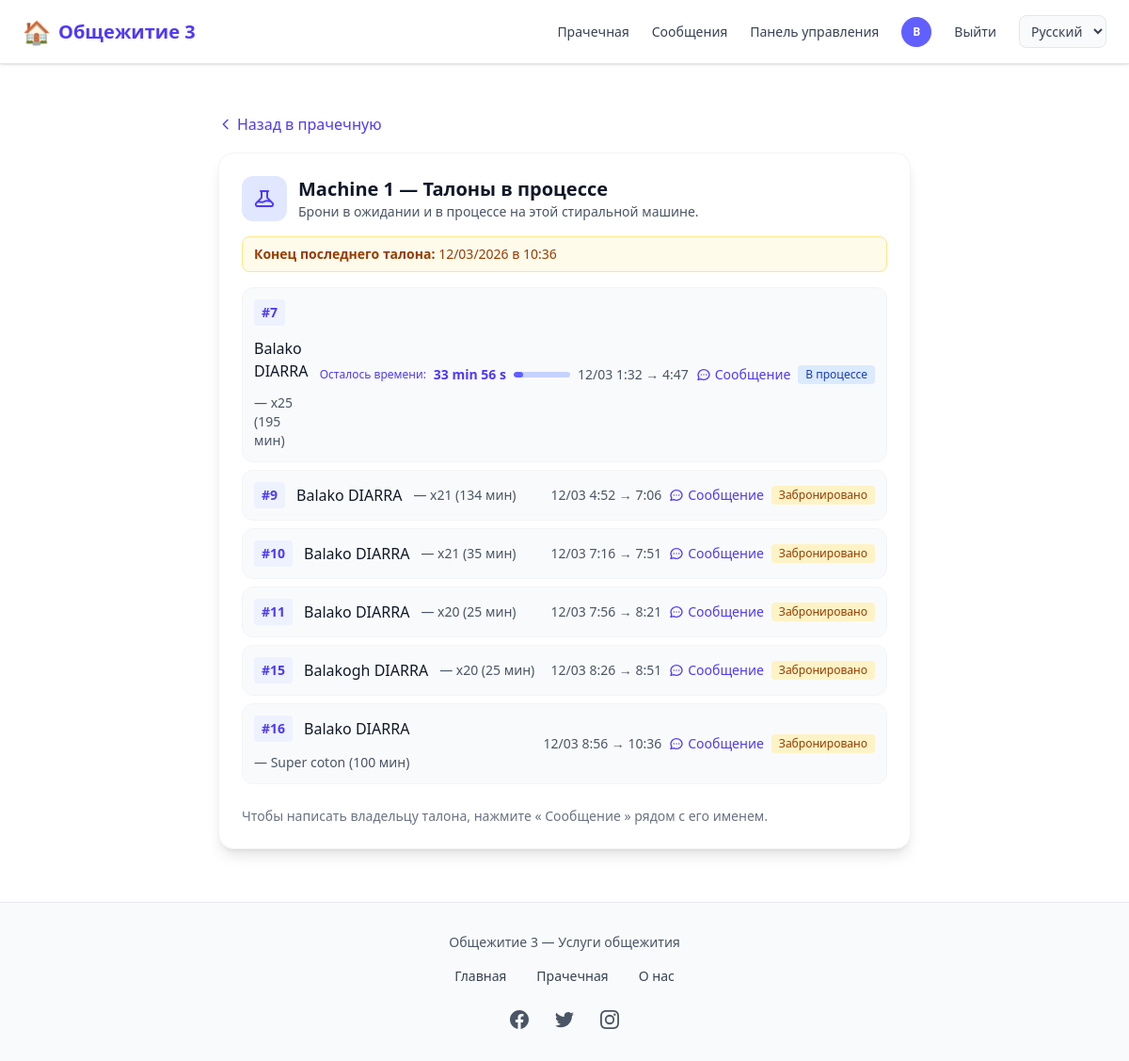
The page /laverie/machine/1/tickets/ (signed in) on the database its author committed.
### comptes/models.py (models this page shows, shortened)
class CustomUser(AbstractUser):
    USER_TYPES = (
        ('ADMIN', 'Administrateur'),
        ('client', 'Client'),
        ('vendeur', 'Vendeur'),
        ('coursier', 'Coursier'),
    )
    user_type = models.CharField(max_length=22, choices=USER_TYPES, default="client")
    email = models.EmailField('Adresse email', unique=True,max_length=50)
    telephone = models.CharField(max_length=20, unique=True, blank=True)
    photo = models.ImageField(upload_to=user_photo_upload_to, null=True, blank=True)
    is_premium = models.BooleanField(default=False)
    GENRE = (('masculin', 'Masculin'), ('feminin', 'Féminin'))
    genre = models.CharField(max_length=22, choices=GENRE, null=True, blank=True)
    date_inscription = models.DateField(auto_now_add=True)
    latitude = models.DecimalField(max_digits=9, decimal_places=6, blank=True, null=True)
    longitude = models.DecimalField(max_digits=9, decimal_places=6, blank=True, null=True)
    last_activity = models.DateTimeField(null=True, blank=True, verbose_name="Dernière activité")
    REQUIRED_FIELDS = ['email', 'user_type']

### laverie/models.py (models this page shows, shortened)
class Machine(models.Model):
    nom = models.CharField(max_length=100, help_text="Ex: Machine 1, Lave-linge A")
    ordre = models.PositiveSmallIntegerField(default=0, help_text="Ordre d'affichage")
    active = models.BooleanField(default=True)
    date_creation = models.DateTimeField(auto_now_add=True)
    class Meta:
        ordering = ['ordre', 'nom']

class Reservation(models.Model):
    STATUT_CHOICES = [
        ('reserve', _('Reserved')),
        ('en_cours', _('In progress')),
        ('termine', _('Completed')),
        ('annule', _('Cancelled')),
    ]
    utilisateur = models.ForeignKey(
        settings.AUTH_USER_MODEL,
        on_delete=models.CASCADE,
        related_name='reservations_laverie'
    )
    machine = models.ForeignKey(Machine, on_delete=models.CASCADE, related_name='reservations')
    fonction = models.ForeignKey(
        FonctionMachine,
        on_delete=models.CASCADE,
        related_name='reservations',
        null=True,
        blank=True
    )
    debut = models.DateTimeField()
    fin = models.DateTimeField()
    statut = models.CharField(max_length=20, choices=STATUT_CHOICES, default='reserve')
    date_creation = models.DateTimeField(auto_now_add=True)
    numero = models.PositiveIntegerField(
        unique=True,
        null=True,
        blank=True,
        help_text="Numéro de ticket (séquentiel, affiché à l'utilisateur)",
    )
    class Meta:
        ordering = ['-debut']
    def duree_minutes(self):
        if self.debut and self.fin:
            delta = self.fin - self.debut
            return int(delta.total_seconds() / 60)
        if self.fonction:
            return self.fonction.duree_minutes
        return 0
    @classmethod
    def marquer_tickets_termines(cls):
        from django.utils import timezone
        now = timezone.now()
        return cls.objects.filter(
            statut__in=('reserve', 'en_cours'),
            fin__lt=now,
        ).update(statut='termine')
    @classmethod
    def marquer_tickets_en_cours(cls):
        from django.utils import timezone
        now = timezone.now()
        return cls.objects.filter(
            statut='reserve',
            debut__lte=now,
            fin__gte=now,
        ).update(statut='en_cours')

class FonctionMachine(models.Model):
    machine = models.ForeignKey(Machine, on_delete=models.CASCADE, related_name='fonctions')
    nom = models.CharField(max_length=80, help_text="Ex: Coton, Jeans, Délicat")
    duree_minutes = models.PositiveIntegerField(help_text="Durée du cycle en minutes")
    ordre = models.PositiveSmallIntegerField(default=0)
    active = models.BooleanField(default=True)
    class Meta:
        ordering = ['machine', 'ordre', 'nom']
        unique_together = [['machine', 'nom']]

### laverie/views.py (the view)
# urls.py: path('machine/<int:pk>/tickets/', views.tickets_machine, name='tickets_machine'),
@login_required
def tickets_machine(request, pk):
    Reservation.marquer_tickets_termines()
    Reservation.marquer_tickets_en_cours()
    machine = get_object_or_404(Machine, pk=pk, active=True)
    now = timezone.now()
    tickets = list(
        Reservation.objects.filter(
            machine=machine,
            statut__in=('reserve', 'en_cours'),
            fin__gt=now,
        )
        .select_related('utilisateur', 'fonction')
        .order_by('debut')
    )
    fin_dernier = max((r.fin for r in tickets), default=None)
    return render(request, 'laverie/tickets_machine.html', {
        'machine': machine,
        'tickets': tickets,
        'fin_dernier_ticket': fin_dernier,
        'user_display_default': _('User'),
    })

### comptes/context_processors.py (called while the page is built)
def laverie_i18n_context(request):
    lang = getattr(request, 'LANGUAGE_CODE', None) or 'ru'
    return {'laverie_i18n': LAVERIE_I18N.get(lang, LAVERIE_I18N['en'])}

def notifications_context(request):
    context = {
        'pending_orders_count': 0,
        'packaged_orders_count': 0,
        'unread_messages_count': 0,
    }
    if request.user.is_authenticated:
        from chat.models import Message, Conversation
        conversations = Conversation.objects.filter(
            Q(participant1=request.user) | Q(participant2=request.user)
        )
        context['unread_messages_count'] = Message.objects.filter(
            Q(conversation__in=conversations) & ~Q(sender=request.user),
            lu=False
        ).count()
    return context

### templates/laverie/tickets_machine.html (shortened to what this page needs)
{% extends 'home.html' %}
{% load static %}
{% load i18n %}
{% block contenu %}
<div class="max-w-3xl mx-auto py-4 sm:py-6 px-3 sm:px-4">
    <div class="mb-4">
        <a href="{% url 'laverie:accueil' %}" class="text-indigo-600 hover:text-indigo-700 font-medium inline-flex items-center gap-1">
            <svg class="w-4 h-4" fill="none" stroke="currentColor" viewBox="0 0 24 24"><path stroke-linecap="round" stroke-linejoin="round" stroke-width="2" d="M15 19l-7-7 7-7"/></svg>
            {% trans "Back to laundry room" %}
        </a>
    </div>
    <div class="bg-white rounded-2xl shadow-lg border border-gray-100 p-6">
        <div class="flex items-center gap-3 mb-4">
            <div class="w-12 h-12 rounded-xl bg-indigo-100 flex items-center justify-center">
            </div>
            <div>
                <h1 class="text-xl font-bold text-gray-900">{{ machine.nom }} — {% trans "Tickets in progress" %}</h1>
                <p class="text-sm text-gray-600">{% trans "Reservations waiting and in progress on this machine." %}</p>
            </div>
        </div>
        {% if fin_dernier_ticket %}
        <p class="text-sm text-amber-800 bg-amber-50 border border-amber-200 rounded-lg px-3 py-2 mb-4">
            <strong>{% trans "End of last ticket:" %}</strong> {{ fin_dernier_ticket|date:"d/m/Y" }} {% trans "at" %} {{ fin_dernier_ticket|time }}
        </p>
        {% endif %}
        {% if tickets %}
        <ul class="space-y-2">
            {% for r in tickets %}
            <li class="flex flex-wrap items-center justify-between gap-2 p-3 rounded-xl border border-gray-100 bg-gray-50 hover:bg-gray-100 transition">
                <div class="flex items-center gap-3 flex-wrap flex-1 min-w-0">
                    <span class="font-bold text-indigo-600 bg-indigo-50 px-2 py-1 rounded text-sm">#{{ r.numero|default:r.pk }}</span>
                    <span class="font-medium text-gray-900">{{ r.utilisateur.get_full_name|default:user_display_default }}</span>
                    <span class="text-sm text-gray-600">— {{ r.fonction.nom|default:"—" }} ({{ r.duree_minutes }} {% trans "min" %})</span>
                </div>
                {% if r.statut == 'en_cours' %}
                <div class="countdown-ticket w-full sm:w-auto sm:min-w-[140px] flex items-center gap-2 order-last sm:order-none" data-end="{{ r.fin|date:'c' }}" data-duration-minutes="{{ r.duree_minutes }}">
                    <span class="text-xs text-indigo-600 font-medium whitespace-nowrap">{% trans "Time remaining" %}:</span>
                    <span class="countdown-display font-bold text-indigo-600 tabular-nums text-sm">--</span>
                    <div class="flex-1 min-w-[60px] h-1.5 bg-indigo-200 rounded-full overflow-hidden">
                        <div class="countdown-bar h-full bg-indigo-500 rounded-full transition-all duration-1000 ease-linear" style="width: 100%"></div>
                    </div>
                </div>
                {% endif %}
                <div class="text-sm text-gray-600">
                    {{ r.debut|date:"d/m" }} {{ r.debut|time }} → {{ r.fin|time }}
                </div>
                <div class="flex items-center gap-2">
                    <a href="{% url 'chat:conversation_with_user' r.utilisateur_id %}" class="text-indigo-600 hover:text-indigo-700 text-sm font-medium inline-flex items-center gap-1" title="{% trans 'Send a message' %}">
                        <svg class="w-4 h-4" fill="none" stroke="currentColor" viewBox="0 0 24 24"><path stroke-linecap="round" stroke-linejoin="round" stroke-width="2" d="M8 12h.01M12 12h.01M16 12h.01M21 12c0 4.418-4.03 8-9 8a9.863 9.863 0 01-4.255-.949L3 20l1.395-3.72C3.512 15.042 3 13.574 3 12c0-4.418 4.03-8 9-8s9 3.582 9 8z"/></svg>
                        {% trans "Message" %}
                    </a>
                    <span class="px-2 py-0.5 rounded text-xs font-medium
                        {% if r.statut == 'reserve' %}bg-amber-100 text-amber-800
                        {% else %}bg-blue-100 text-blue-800{% endif %}">
                        {{ r.get_statut_display }}
                    </span>
                </div>
            </li>
            {% endfor %}
        </ul>
        {% endif %}
        <p class="mt-6 text-sm text-gray-500">
            {% trans "To exchange with a ticket owner, click « Message » next to their name to open the chat." %}
        </p>
    </div>
</div>
{% endblock %}

### templates/nav_footer/nav.html (shortened to what this page needs)
{% load static %}
{% load i18n %}
<nav class="hidden md:flex fixed top-0 left-0 w-full z-50 bg-white border-b border-gray-200 shadow-sm">
  <div class="flex items-center justify-between w-full max-w-7xl mx-auto px-6 py-4">
    <a href="{% url 'home' %}"
       class="flex items-center space-x-2 text-indigo-600 text-xl font-semibold hover:opacity-90 transition">
      <span class="text-2xl">🏠</span>
      <span>{% trans "Dortoir 3" %}</span>
    </a>
    <div class="flex items-center space-x-6 text-sm font-medium">
      <a href="{% url 'laverie:accueil' %}"
         class="text-gray-700 hover:text-indigo-500 transition">
        {% trans "Laverie" %}
      </a>
      {% if user.is_authenticated %}
        <a href="{% url 'chat:mes_conversations' %}"
           class="relative text-gray-700 hover:text-indigo-500 transition"
           id="nav-link-messages-desktop">
          {% trans "Messages" %}
        </a>
        {% if user.user_type == 'ADMIN' %}
          <a href="{% url 'dashboard' %}"
             class="text-gray-700 hover:text-indigo-500 transition">
            {% trans "Dashboard" %}
          </a>
        {% endif %}
        <a href="{% url 'profile' %}" class="flex items-center">
          {% if user.photo %}
            <img src="{{ user.photo.url }}"
                 class="w-8 h-8 rounded-full object-cover border">
          {% else %}
            <div class="w-8 h-8 rounded-full bg-indigo-500 flex items-center justify-center text-white text-xs font-bold">
              {{ user.first_name|first|default:user.email|first|upper }}
            </div>
          {% endif %}
        </a>
        <a href="{% url 'logout' %}"
           class="text-gray-700 hover:text-red-500 transition">
          {% trans "Log out" %}
        </a>
      {% else %}
        <a href="{% url 'login' %}"
           class="text-gray-700 hover:text-indigo-500 transition">
          {% trans "Log in" %}
        </a>
      {% endif %}
      <form action="{% url 'set_language' %}" method="post" class="inline" id="lang-form-desktop">
        <select name="language" onchange="this.form.submit()" class="text-sm border border-gray-200 rounded-lg px-2 py-1.5 bg-gray-50 text-gray-700 cursor-pointer">
          {% get_current_language as CURRENT_LANG %}
          {% for code, name in LANGUAGES %}
          <option value="{{ code }}" {% if code == CURRENT_LANG %}selected{% endif %}>{{ name }}</option>
          {% endfor %}
        </select>
      </form>
    </div>
  </div>
</nav>
            {% get_current_language as CURRENT_LANG %}

### rows shown on the page
CustomUser: first_name|first "B"
Machine: nom "Machine 1"
Reservation: fin "12/03/2026", fin "10:36", numero "16", utilisateur.get_full_name "Balako DIARRA", fonction.nom "Super coton", duree_minutes "100", debut "12/03", debut "8:56", statut "Забронировано"
Reservation: numero "7", utilisateur.get_full_name "Balako DIARRA", fonction.nom "x25", duree_minutes "195", debut "12/03", debut "1:32", fin "4:47", statut "В процессе"
Reservation: numero "9", utilisateur.get_full_name "Balako DIARRA", fonction.nom "x21", duree_minutes "134", debut "12/03", debut "4:52", fin "7:06", statut "Забронировано"
Reservation: numero "10", utilisateur.get_full_name "Balako DIARRA", fonction.nom "x21", duree_minutes "35", debut "12/03", debut "7:16", fin "7:51", statut "Забронировано"
Reservation: numero "11", utilisateur.get_full_name "Balako DIARRA", fonction.nom "x20", duree_minutes "25", debut "12/03", debut "7:56", fin "8:21", statut "Забронировано"
Reservation: numero "15", utilisateur.get_full_name "Balakogh DIARRA", fonction.nom "x20", duree_minutes "25", debut "12/03", debut "8:26", fin "8:51", statut "Забронировано"

### other values the page prints
form field language "Русский"
